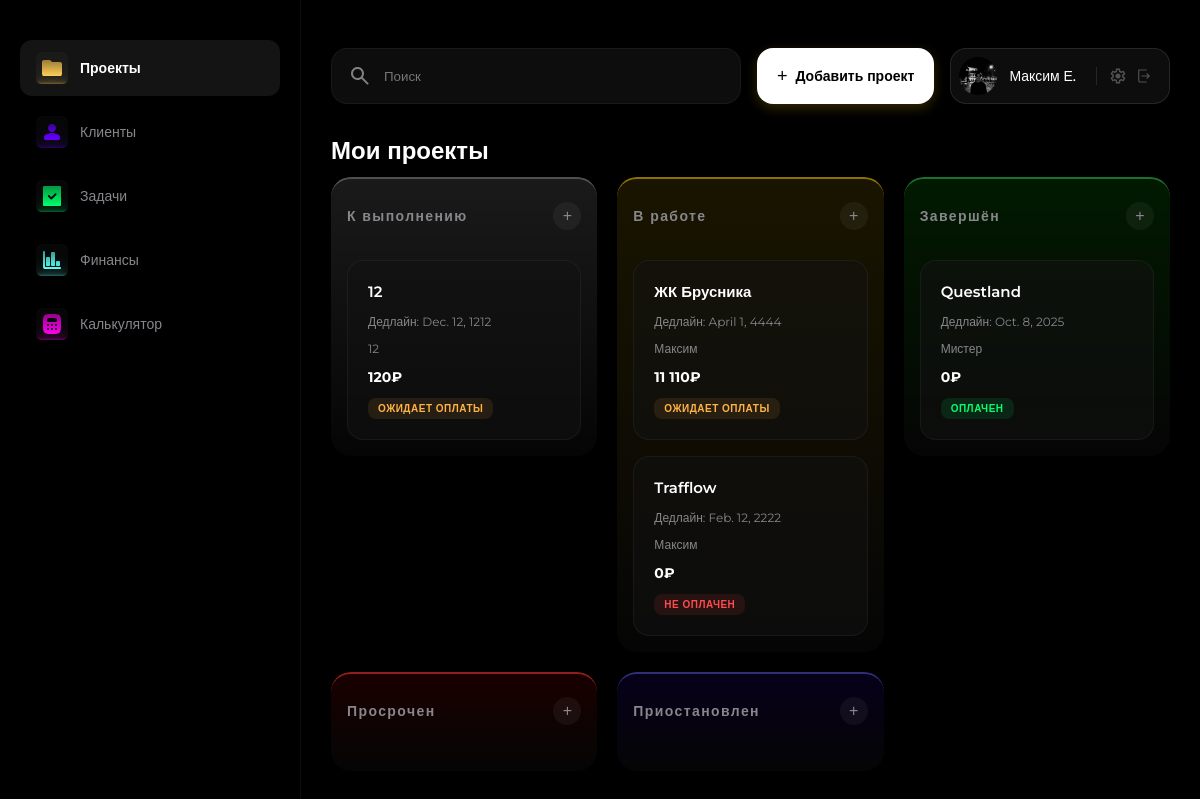
The page / on the database its author committed.
### crm/models.py (models this page shows, shortened)
class Project(models.Model):
    STATUS_CHOICES = (
        ('planned', 'К выполнению'),
        ('inwork', 'В работе'),
        ('done', 'Завершён'),
        ('overdue', 'Просрочен'),
        ('paused', 'Приостановлен'),
    )
    PAYMENT_CHOICES = (
        ('paid', 'Оплачен'),
        ('not_paid', 'Не оплачен'),
        ('pending', 'Ожидает оплаты'),
    )
    title = models.CharField(max_length=200, verbose_name="Название проекта")
    client = models.ForeignKey(
        Client,
        on_delete=models.SET_NULL,
        null=True,
        blank=True,
        related_name='projects',
        verbose_name="Клиент"
    )
    description = models.TextField(blank=True, null=True, verbose_name="Описание проекта")
    status = models.CharField(max_length=20, choices=STATUS_CHOICES, default='planned', verbose_name="Статус")
    budget = models.DecimalField(max_digits=10, decimal_places=2, null=True, blank=True, verbose_name="Бюджет")
    start_date = models.DateField(null=True, blank=True, verbose_name="Дата начала")
    end_date = models.DateField(null=True, blank=True, verbose_name="Дата завершения")
    payment_status = models.CharField(max_length=20, choices=PAYMENT_CHOICES, default='not-paid', verbose_name="Оплата")
    order = models.PositiveIntegerField(default=0, verbose_name="Позиция")
    def get_payment_status_display(self):
        return dict(self.PAYMENT_CHOICES).get(self.payment_status, '—')
    class Meta:
        ordering = ['status', 'order', 'id']

class Client(models.Model):
    name = models.CharField(max_length=200, verbose_name="Имя/Компания")
    contact_person = models.CharField(max_length=200, blank=True, null=True, verbose_name="Контактное лицо")
    email = models.EmailField(blank=True, null=True, verbose_name="Email")
    phone = models.CharField(max_length=20, blank=True, null=True, verbose_name="Телефон")
    telegram = models.CharField(max_length=100, blank=True, null=True, verbose_name="Telegram")
    is_vip = models.BooleanField(default=False, verbose_name="VIP статус")
    created_at = models.DateTimeField(auto_now_add=True, verbose_name="Дата добавления")
    class Meta:
        verbose_name = "Клиент"
        verbose_name_plural = "Клиенты"
        ordering = ['name']

### crm/views.py (the view)
# urls.py: path('', views.projects, name='projects'),
def projects(request):
    planned = Project.objects.filter(status='planned').order_by('order', 'id')
    inwork  = Project.objects.filter(status='inwork').order_by('order', 'id')
    done    = Project.objects.filter(status='done').order_by('order', 'id')
    overdue = Project.objects.filter(status='overdue').order_by('order', 'id')
    paused  = Project.objects.filter(status='paused').order_by('order', 'id')
    return render(request, 'projects.html', {
        'planned': planned,
        'inwork': inwork,
        'done': done,
        'overdue': overdue,
        'paused': paused,
    })

### crm/templatetags/format_currency.py (called while the page is built)
@register.filter
def format_currency(value):
    try:
        value = int(float(value))
        formatted = f"{value:,}".replace(",", " ") + "₽"
        return formatted
    except (ValueError, TypeError):
        return "—"

### templates/projects.html (shortened to what this page needs)
{% extends 'base.html' %}
{% load static format_currency %}
{% block content %}
<link rel="stylesheet" href="{% static 'css/main.css' %}">
<div class="topbar">
    <div class="search-bar">
        <img src="{% static 'icons/search.svg' %}" alt="Поиск" class="icon">
        <input type="text" placeholder="Поиск">
    </div>
    <button class="add-project-btn open-modal-btn" data-status="planned">Добавить проект</button>
    <div class="profile-bar">
        <img src="{% static 'icons/avatar.png' %}" alt="Аватар" class="avatar">
        <span class="username" title="Имя пользователя">Максим Е.</span>
        <div class="profile-actions">
            <img src="{% static 'icons/settings.svg' %}" alt="Настройки" class="icon-btn">
            <img src="{% static 'icons/logout.svg' %}" alt="Выход" class="icon-btn">
        </div>
    </div>
</div>
<h1>Мои проекты</h1>
<div class="kanban-board" data-model="Project" data-update-url="/update_status/">
    <div class="kanban-column" data-status="planned">
        <div class="kanban-column-header">
            <h2>К выполнению</h2>
            <button class="open-modal-btn" data-status="planned">+</button>
        </div>
        <div class="kanban-cards">
            {% for project in planned %}
                <div class="project-card" draggable="true" data-id="{{ project.id }}" data-model="Project" data-url="{% url 'project_detail' project.id %}">
                    <div class="title">{{ project.title }}</div>
                    <div class="deadline">Дедлайн: {{ project.end_date|default:"—" }}</div>
                    <div class="client">{{ project.client.name|default:"Нет клиента" }}</div>
                    <div class="cost">{{ project.budget|format_currency|default:"—" }}</div>
                    <div class="payment-status {{ project.payment_status|default:'not-paid' }}">
                        {{ project.get_payment_status_display|default:"Не оплачен" }}
                    </div>
                </div>
            {% endfor %}
        </div>
    </div>
    <div class="kanban-column" data-status="inwork">
        <div class="kanban-column-header">
            <h2>В работе</h2>
            <button class="open-modal-btn" data-status="inwork">+</button>
        </div>
        <div class="kanban-cards">
            {% for project in inwork %}
                <div class="project-card" draggable="true" data-id="{{ project.id }}" data-model="Project" data-url="{% url 'project_detail' project.id %}">
                    <div class="title">{{ project.title }}</div>
                    <div class="deadline">Дедлайн: {{ project.end_date|default:"—" }}</div>
                    <div class="client">{{ project.client.name|default:"Нет клиента" }}</div>
                    <div class="cost">{{ project.budget|format_currency|default:"—" }}</div>
                    <div class="payment-status {{ project.payment_status|default:'not-paid' }}">
                        {{ project.get_payment_status_display|default:"Не оплачен" }}
                    </div>
                </div>
            {% endfor %}
        </div>
    </div>
    <div class="kanban-column" data-status="done">
        <div class="kanban-column-header">
            <h2>Завершён</h2>
            <button class="open-modal-btn" data-status="done">+</button>
        </div>
        <div class="kanban-cards">
            {% for project in done %}
                <div class="project-card" draggable="true" data-id="{{ project.id }}" data-model="Project" data-url="{% url 'project_detail' project.id %}">
                    <div class="title">{{ project.title }}</div>
                    <div class="deadline">Дедлайн: {{ project.end_date|default:"—" }}</div>
                    <div class="client">{{ project.client.name|default:"Нет клиента" }}</div>
                    <div class="cost">{{ project.budget|format_currency|default:"—" }}</div>
                    <div class="payment-status {{ project.payment_status|default:'not-paid' }}">
                        {{ project.get_payment_status_display|default:"Не оплачен" }}
                    </div>
                </div>
            {% endfor %}
        </div>
    </div>
    <div class="kanban-column" data-status="overdue">
        <div class="kanban-column-header">
            <h2>Просрочен</h2>
            <button class="open-modal-btn" data-status="overdue">+</button>
        </div>
    </div>
    <div class="kanban-column" data-status="paused">
        <div class="kanban-column-header">
            <h2>Приостановлен</h2>
            <button class="open-modal-btn" data-status="paused">+</button>
        </div>
    </div>
</div>
{% endblock %}

### static/css/main.css (style rules this page uses)
body { display: flex; margin: 0; min-height: 100vh; background-color: var(--bg-app); font-family: 'Montserrat', sans-serif !important; }

### static/css/base/variables.css (style rules this page uses)
:root { --font-family: -apple-system, BlinkMacSystemFont, "Segoe UI", Roboto, Helvetica, Arial, sans-serif; --bg-app: #000000; --bg-card: #12121290; --text-primary: #ffffff; --text-secondary: #86868b; --radius-card: 16px; --shadow-card: 0 4px 12px rgba(0, 0, 0, 0.4); --col-planned: #8e8e93; --col-inwork: #ffcc00; --col-done: #34c759; --col-overdue: #ff3b30; --col-paused: #5856d6; --radius-sm: 8px; --radius-md: 12px; --radius-lg: 16px; }

### static/css/layout/grid.css (style rules this page uses)
.kanban-board { display: grid; grid-template-columns: repeat(auto-fit, minmax(200px, 1fr)); gap: 20px; align-items: start; width: 100%; }
.kanban-column { border-top: 4px solid transparent; border-radius: 20px; padding: 16px; display: flex; flex-direction: column; gap: 16px; align-self: start; transition: background 0.3s ease; }
.kanban-column[data-status="planned"] { border-top: 2px solid #8e8e938a; }
.kanban-column[data-status="inwork"] { border-top: 2px solid #ffcc008a; }
.kanban-column[data-status="done"] { border-top: 2px solid #34c7598a; }
.kanban-column[data-status="overdue"] { border-top: 2px solid #ff3b308a; }
.kanban-column[data-status="paused"] { border-top: 2px solid #5856d68a; }
.kanban-column[data-status="planned"] { background: linear-gradient(180deg, rgba(255, 255, 255, 0.1) 0%, rgba(255, 255, 255, 0.02) 100%); }
.kanban-column[data-status="inwork"] { background: linear-gradient(180deg, rgba(255, 204, 0, 0.1) 0%, rgba(255, 255, 255, 0.02) 100%); }
.kanban-column[data-status="done"] { background: linear-gradient(180deg, rgba(13, 255, 0, 0.1) 0%, rgba(255, 255, 255, 0.02) 100%); }
.kanban-column[data-status="overdue"] { background: linear-gradient(180deg, rgba(255, 0, 0, 0.1) 0%, rgba(255, 255, 255, 0.02) 100%); }
.kanban-column[data-status="paused"] { background: linear-gradient(180deg, rgba(64, 0, 255, 0.1) 0%, rgba(255, 255, 255, 0.02) 100%); }
.kanban-column-header { display: flex; justify-content: space-between; align-items: center; margin-bottom: 8px; flex-shrink: 0; }
.kanban-column-header h2 { font-size: 14px; letter-spacing: 0.1em; color: var(--text-secondary); }
.kanban-cards { display: flex; flex-direction: column; gap: 16px; transition: all 0.3s cubic-bezier(0.2, 0.8, 0.2, 1); }
.project-card { transition: transform 0.3s cubic-bezier(0.2, 0.8, 0.2, 1), box-shadow 0.3s ease; }

### static/css/layout/topbar.css (style rules this page uses)
.topbar { display: flex; align-items: center; gap: 16px; height: 56px; margin-bottom: 32px; position: sticky; top: 0; background: rgba(0, 0, 0, 0.7); backdrop-filter: blur(20px); z-index: 10; box-sizing: border-box; }
.search-bar { flex: 1; height: 56px; background: rgba(255, 255, 255, 0.05); border-radius: 16px; padding: 0 16px; display: flex; align-items: center; gap: 10px; box-sizing: border-box; border: 1px solid rgba(255, 255, 255, 0.05); }
.search-bar input { background: transparent; border: none; color: white; width: 100%; outline: none; height: 100%; }
.profile-bar { display: flex; align-items: center; height: 56px; gap: 12px; background: rgba(255, 255, 255, 0.05); padding: 0 16px 0 8px; border-radius: 16px; border: 1px solid rgba(255, 255, 255, 0.1); box-sizing: border-box; flex-shrink: 0; }
.avatar { width: 38px; height: 38px; border-radius: 50%; object-fit: cover; }
.username { font-size: 14px; font-weight: 500; color: var(--text-primary); white-space: nowrap; }
.profile-actions { display: flex; align-items: center; gap: 8px; margin-left: 8px; padding-left: 12px; border-left: 1px solid rgba(255, 255, 255, 0.1); }
.icon-btn { width: 18px; height: 18px; opacity: 0.6; cursor: pointer; transition: all 0.2s ease; filter: invert(1); }
h1 { font-size: 24px; font-weight: 700; color: white; margin-bottom: 12px; }

### rows shown on the page
Project: title "12", end_date "Dec. 12, 1212", client.name "12", budget "120₽", payment_status "ОЖИДАЕТ ОПЛАТЫ"
Project: title "ЖК Брусника", end_date "April 1, 4444", client.name "Максим", budget "11 110₽", payment_status "ОЖИДАЕТ ОПЛАТЫ"
Project: title "Trafflow", end_date "Feb. 12, 2222", client.name "Максим", budget "0₽", payment_status "НЕ ОПЛАЧЕН"
Project: title "Questland", end_date "Oct. 8, 2025", client.name "Мистер", budget "0₽", payment_status "ОПЛАЧЕН"
